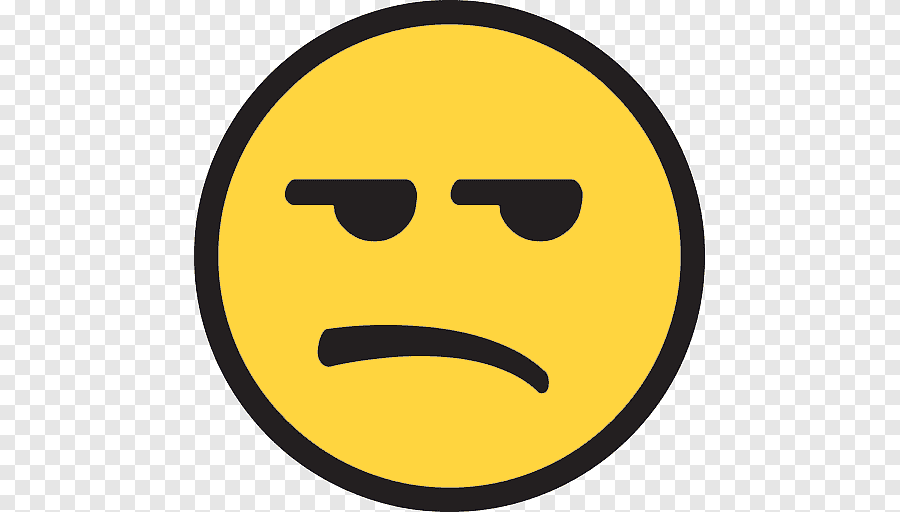
#> input picture image/smiley.png, 900 x 512 px
$ python 20210531_cv_histo.py
#> lines starting #> are read from the running program, lines starting #| are printed output that depends on the picture
# -*- coding: utf-8 -*-
"""
Created on Mon May 31 22:19:20 2021

@author: SURIMWANG
"""

#%%
import cv2
import numpy as np
import os
os.chdir('D:/MNIST/source')

image = cv2.imread('../image/smiley.png')
#> image is the input picture: shape (512, 900, 3); mean B, G, R 158.8, 207.3, 221.4
gray = cv2.cvtColor(image, cv2.COLOR_BGR2GRAY)
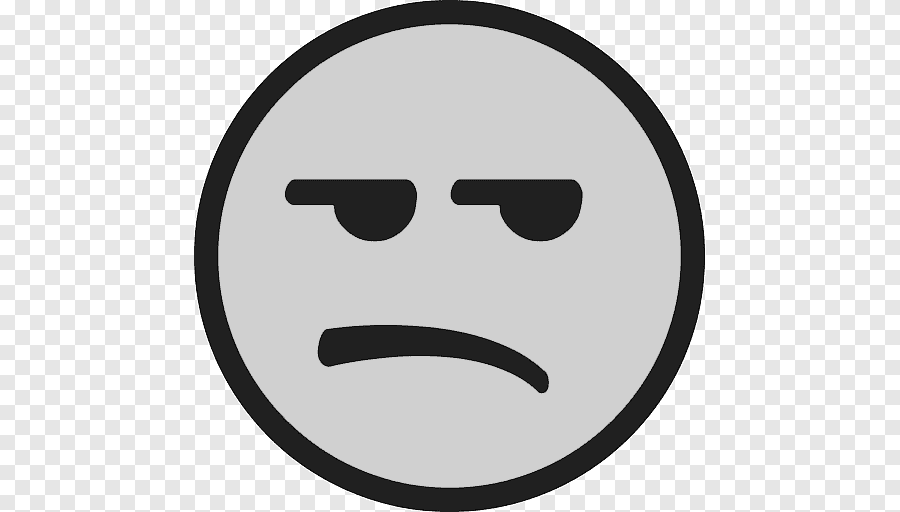
#> gray: shape (512, 900); min 8, max 255, mean 205.8
result = np.zeros((image.shape[0], 256), dtype=np.uint8)
# np.zeros()함수를 이용해 x행,y열의 구조를 만드는데 값은 0이 들어간다.
# dtype=np.uint8으로 정했는데 gray 스케일에서 가장 잘 사용하는 bit depth이다(정밀도) 2^8을 말하는것으로 하나의 비트를 256개의 색으로 입력할수있다.
test = np.zeros((2,2))
